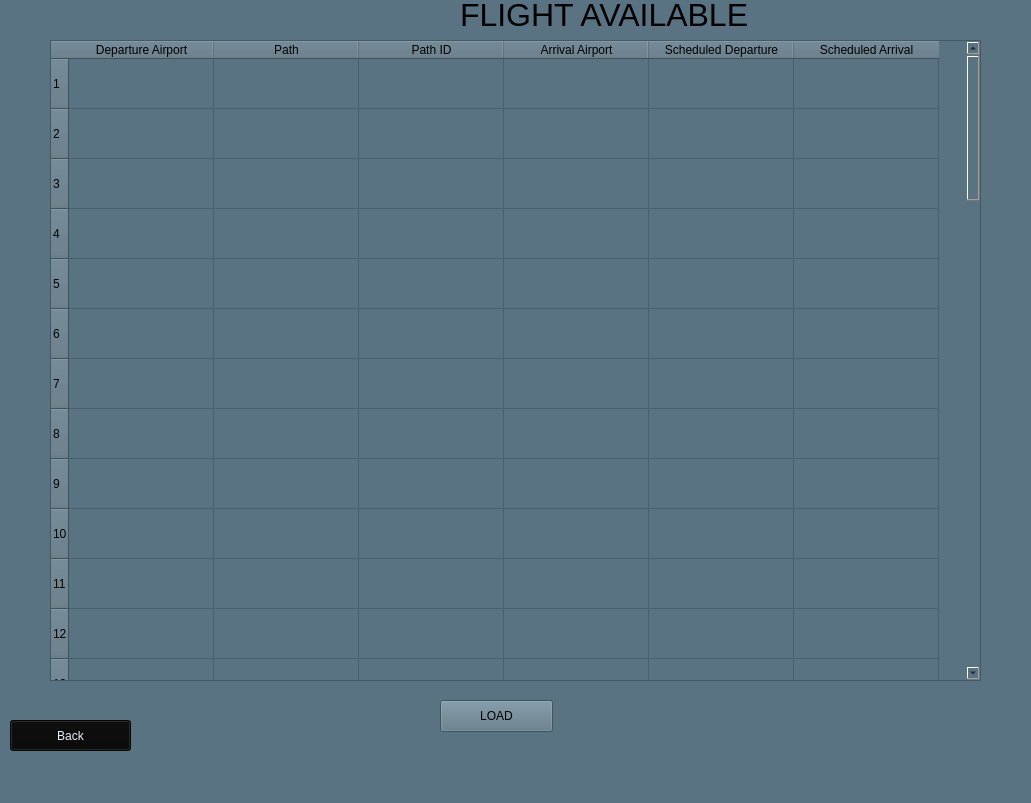
<?xml version="1.0" encoding="UTF-8"?>
<ui version="4.0">
 <class>MainWindow</class>
 <widget class="QMainWindow" name="MainWindow">
  <property name="geometry">
   <rect>
    <x>0</x>
    <y>0</y>
    <width>1031</width>
    <height>803</height>
   </rect>
  </property>
  <property name="minimumSize">
   <size>
    <width>800</width>
    <height>0</height>
   </size>
  </property>
  <property name="windowTitle">
   <string>MainWindow</string>
  </property>
  <property name="styleSheet">
   <string notr="true">
background-color: rgb(90, 115, 130);</string>
  </property>
  <widget class="QWidget" name="centralwidget">
   <widget class="QLabel" name="label">
    <property name="geometry">
     <rect>
      <x>460</x>
      <y>-20</y>
      <width>291</width>
      <height>71</height>
     </rect>
    </property>
    <property name="text">
     <string>&lt;html&gt;&lt;head/&gt;&lt;body&gt;&lt;p&gt;&lt;span style=&quot; font-size:24pt;&quot;&gt;FLIGHT AVAILABLE&lt;/span&gt;&lt;/p&gt;&lt;/body&gt;&lt;/html&gt;</string>
    </property>
   </widget>
   <widget class="QTableWidget" name="tableWidget">
    <property name="geometry">
     <rect>
      <x>50</x>
      <y>40</y>
      <width>931</width>
      <height>641</height>
     </rect>
    </property>
    <property name="styleSheet">
     <string notr="true"/>
    </property>
    <property name="rowCount">
     <number>50</number>
    </property>
    <property name="columnCount">
     <number>6</number>
    </property>
    <attribute name="horizontalHeaderDefaultSectionSize">
     <number>145</number>
    </attribute>
    <attribute name="verticalHeaderDefaultSectionSize">
     <number>50</number>
    </attribute>
    <row/>
    <row/>
    <row/>
    <row/>
    <row/>
    <row/>
    <row/>
    <row/>
    <row/>
    <row/>
    <row/>
    <row/>
    <row/>
    <row/>
    <row/>
    <row/>
    <row/>
    <row/>
    <row/>
    <row/>
    <row/>
    <row/>
    <row/>
    <row/>
    <row/>
    <row/>
    <row/>
    <row/>
    <row/>
    <row/>
    <row/>
    <row/>
    <row/>
    <row/>
    <row/>
    <row/>
    <row/>
    <row/>
    <row/>
    <row/>
    <row/>
    <row/>
    <row/>
    <row/>
    <row/>
    <row/>
    <row/>
    <row/>
    <row/>
    <row/>
    <column>
     <property name="text">
      <string>Departure Airport</string>
     </property>
    </column>
    <column>
     <property name="text">
      <string>Path</string>
     </property>
    </column>
    <column>
     <property name="text">
      <string>Path ID</string>
     </property>
    </column>
    <column>
     <property name="text">
      <string>Arrival Airport</string>
     </property>
    </column>
    <column>
     <property name="text">
      <string>Scheduled Departure</string>
     </property>
    </column>
    <column>
     <property name="text">
      <string>Scheduled Arrival</string>
     </property>
    </column>
   </widget>
   <widget class="QPushButton" name="btn_load">
    <property name="geometry">
     <rect>
      <x>440</x>
      <y>700</y>
      <width>113</width>
      <height>32</height>
     </rect>
    </property>
    <property name="text">
     <string>LOAD</string>
    </property>
   </widget>
   <widget class="QPushButton" name="back">
    <property name="geometry">
     <rect>
      <x>10</x>
      <y>720</y>
      <width>121</width>
      <height>31</height>
     </rect>
    </property>
    <property name="styleSheet">
     <string notr="true">background-color: rgb(9, 9, 9);
color: rgb(231, 243, 255);</string>
    </property>
    <property name="text">
     <string>Back</string>
    </property>
   </widget>
  </widget>
  <widget class="QMenuBar" name="menubar">
   <property name="geometry">
    <rect>
     <x>0</x>
     <y>0</y>
     <width>1031</width>
     <height>22</height>
    </rect>
   </property>
  </widget>
  <widget class="QStatusBar" name="statusbar"/>
 </widget>
 <resources/>
 <connections/>
</ui>
